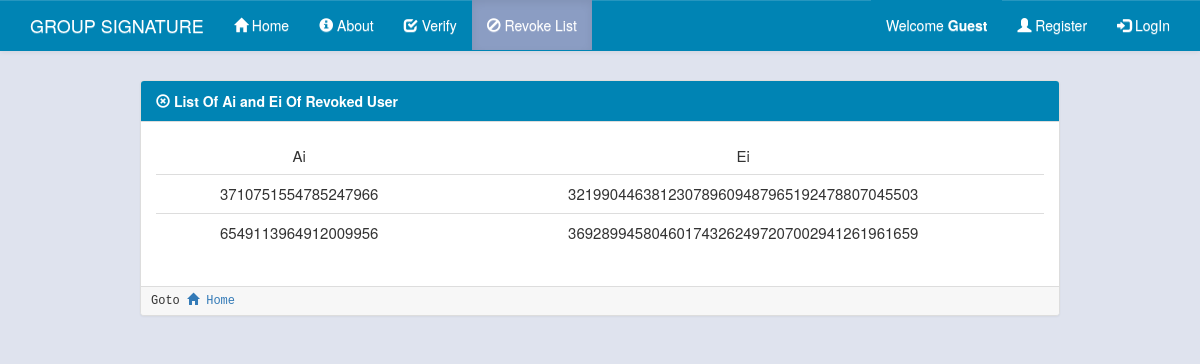
The app's page /revokelist/ with its own data.
### Groupsign/models.py (models this page shows, shortened)
class Revocation_list(models.Model):
    Ai = models.CharField(max_length=1024, null=True, blank=True, unique=True)
    Ei = models.CharField(max_length=1024, null=True, blank=True, unique=True)

### Groupsign/views.py (the view)
# urls.py: url(r'^revokelist/', views.revoke_list_view),
def revoke_list_view(request):
    revoke_list = Revocation_list.objects.all()
    return render(request, 'Groupsign/revoke_list.html', {'revoke_list': revoke_list})

### Groupsign/templates/Groupsign/revoke_list.html (shortened to what this page needs)
{% extends "Groupsign/base.html" %}
{% block content %}
       <div class="col-sm-10 col-md-10 col-md-offset-1">
        <div class="panel panel-default">
        <div class="panel-heading"><span class="glyphicon glyphicon-remove-circle"></span><b> List Of Ai and Ei Of Revoked User</b></div>
        <div class="panel-body">
        <table class="table table-hover" style="text-align: center">
            <thead ><tr><td>Ai</td><td>Ei</td></tr></thead>
            <tbody>
            {% for list in revoke_list %}
                <tr> <td>{{ list.Ai }}</td>
                     <td>{{ list.Ei }}</td>
                </tr>
            {% endfor %}
            </tbody>
        </table>
        </div>
        <div class="panel-footer">Goto <a href="/"><span class="glyphicon glyphicon glyphicon-home"></span> Home </a></div>
        </div>
       </div>
{% endblock %}

### Groupsign/templates/Groupsign/base.html (style rules this page uses)
.panel { background-color: #fff; }
.panel-body { font-size: 15px; text-align: justify; }
.panel-footer { background-color: #f7f7f7; font-size: 12px; padding: 05px 10px;font-family: Menlo,Monaco,Consolas,"Courier New",monospace; }
.panel-default>.panel-heading { background-image: none; background-color: #0084b4; color: #fff; }
body { background-color: #dfe3ee; padding-top: 50px; }

### records on screen
Revocation_list: Ai "3710751554785247966", Ei "321990446381230789609487965192478807045503"
Revocation_list: Ai "6549113964912009956", Ei "369289945804601743262497207002941261961659"

### other values on screen
{{ 'Guest' }} "Guest"
